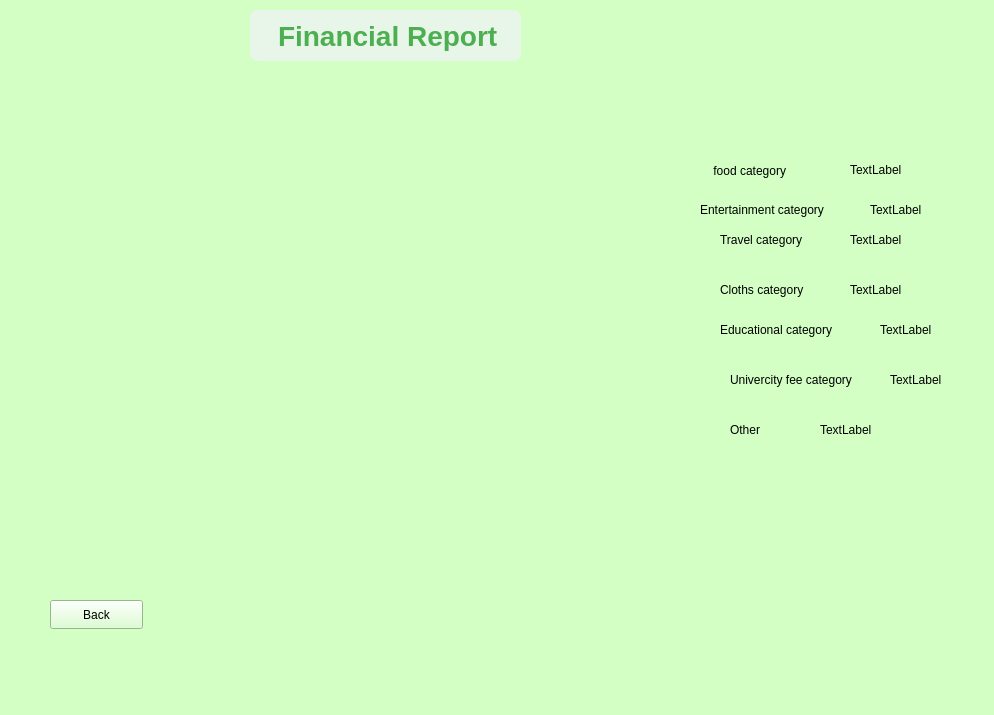
<?xml version="1.0" encoding="UTF-8"?>
<ui version="4.0">
 <class>FinancialReport</class>
 <widget class="QMainWindow" name="FinancialReport">
  <property name="geometry">
   <rect>
    <x>0</x>
    <y>0</y>
    <width>994</width>
    <height>715</height>
   </rect>
  </property>
  <property name="windowTitle">
   <string>MainWindow</string>
  </property>
  <property name="styleSheet">
   <string notr="true">background-color:#d3ffc5;   /* Mint green */</string>
  </property>
  <widget class="QWidget" name="centralwidget">
   <widget class="QLabel" name="label">
    <property name="geometry">
     <rect>
      <x>250</x>
      <y>10</y>
      <width>271</width>
      <height>51</height>
     </rect>
    </property>
    <property name="styleSheet">
     <string notr="true">QLabel {
    font-size: 28px;            /* Larger font size for emphasis */
    color: #4CAF50;             /* Green color for a fresh look */
    font-weight: bold;          /* Make the text bold */
    padding: 10px 20px;         /* Add padding around the text */
    background-color: #e8f5e9;  /* Light green background to match the color scheme */
    border-radius: 8px;         /* Rounded corners */
    text-align: center;         /* Center-align the text */
}
</string>
    </property>
    <property name="text">
     <string>Financial Report</string>
    </property>
   </widget>
   <widget class="QChartView" name="chartView" native="true">
    <property name="geometry">
     <rect>
      <x>80</x>
      <y>80</y>
      <width>621</width>
      <height>451</height>
     </rect>
    </property>
    <property name="styleSheet">
     <string notr="true"/>
    </property>
   </widget>
   <widget class="QLabel" name="label_9">
    <property name="geometry">
     <rect>
      <x>720</x>
      <y>320</y>
      <width>151</width>
      <height>20</height>
     </rect>
    </property>
    <property name="text">
     <string>Educational category</string>
    </property>
   </widget>
   <widget class="QLabel" name="label_10">
    <property name="geometry">
     <rect>
      <x>720</x>
      <y>280</y>
      <width>111</width>
      <height>20</height>
     </rect>
    </property>
    <property name="text">
     <string>Cloths category</string>
    </property>
   </widget>
   <widget class="QLabel" name="label_11">
    <property name="geometry">
     <rect>
      <x>720</x>
      <y>230</y>
      <width>111</width>
      <height>20</height>
     </rect>
    </property>
    <property name="text">
     <string>Travel category</string>
    </property>
   </widget>
   <widget class="QLabel" name="label_12">
    <property name="geometry">
     <rect>
      <x>730</x>
      <y>420</y>
      <width>61</width>
      <height>20</height>
     </rect>
    </property>
    <property name="text">
     <string>Other</string>
    </property>
   </widget>
   <widget class="QLabel" name="label_13">
    <property name="geometry">
     <rect>
      <x>710</x>
      <y>160</y>
      <width>151</width>
      <height>21</height>
     </rect>
    </property>
    <property name="text">
     <string> food category</string>
    </property>
   </widget>
   <widget class="QLabel" name="label_14">
    <property name="geometry">
     <rect>
      <x>700</x>
      <y>200</y>
      <width>161</width>
      <height>20</height>
     </rect>
    </property>
    <property name="text">
     <string>Entertainment category</string>
    </property>
   </widget>
   <widget class="QLabel" name="label_15">
    <property name="geometry">
     <rect>
      <x>730</x>
      <y>370</y>
      <width>161</width>
      <height>20</height>
     </rect>
    </property>
    <property name="text">
     <string>Univercity fee category</string>
    </property>
   </widget>
   <widget class="QPushButton" name="Back">
    <property name="geometry">
     <rect>
      <x>50</x>
      <y>600</y>
      <width>93</width>
      <height>29</height>
     </rect>
    </property>
    <property name="text">
     <string>Back</string>
    </property>
   </widget>
   <widget class="QLabel" name="label_2">
    <property name="geometry">
     <rect>
      <x>850</x>
      <y>160</y>
      <width>91</width>
      <height>20</height>
     </rect>
    </property>
    <property name="text">
     <string>TextLabel</string>
    </property>
   </widget>
   <widget class="QLabel" name="label_3">
    <property name="geometry">
     <rect>
      <x>870</x>
      <y>200</y>
      <width>81</width>
      <height>20</height>
     </rect>
    </property>
    <property name="text">
     <string>TextLabel</string>
    </property>
   </widget>
   <widget class="QLabel" name="label_4">
    <property name="geometry">
     <rect>
      <x>850</x>
      <y>230</y>
      <width>91</width>
      <height>20</height>
     </rect>
    </property>
    <property name="text">
     <string>TextLabel</string>
    </property>
   </widget>
   <widget class="QLabel" name="label_5">
    <property name="geometry">
     <rect>
      <x>850</x>
      <y>280</y>
      <width>81</width>
      <height>20</height>
     </rect>
    </property>
    <property name="text">
     <string>TextLabel</string>
    </property>
   </widget>
   <widget class="QLabel" name="label_6">
    <property name="geometry">
     <rect>
      <x>880</x>
      <y>320</y>
      <width>71</width>
      <height>20</height>
     </rect>
    </property>
    <property name="text">
     <string>TextLabel</string>
    </property>
   </widget>
   <widget class="QLabel" name="label_7">
    <property name="geometry">
     <rect>
      <x>890</x>
      <y>370</y>
      <width>71</width>
      <height>20</height>
     </rect>
    </property>
    <property name="text">
     <string>TextLabel</string>
    </property>
   </widget>
   <widget class="QLabel" name="label_8">
    <property name="geometry">
     <rect>
      <x>820</x>
      <y>420</y>
      <width>81</width>
      <height>20</height>
     </rect>
    </property>
    <property name="text">
     <string>TextLabel</string>
    </property>
   </widget>
  </widget>
  <widget class="QMenuBar" name="menubar">
   <property name="geometry">
    <rect>
     <x>0</x>
     <y>0</y>
     <width>994</width>
     <height>26</height>
    </rect>
   </property>
  </widget>
  <widget class="QStatusBar" name="statusbar"/>
 </widget>
 <customwidgets>
  <customwidget>
   <class>QChartView</class>
   <extends>QWidget</extends>
   <header>qchartview.h</header>
   <container>1</container>
  </customwidget>
 </customwidgets>
 <resources/>
 <connections/>
</ui>
